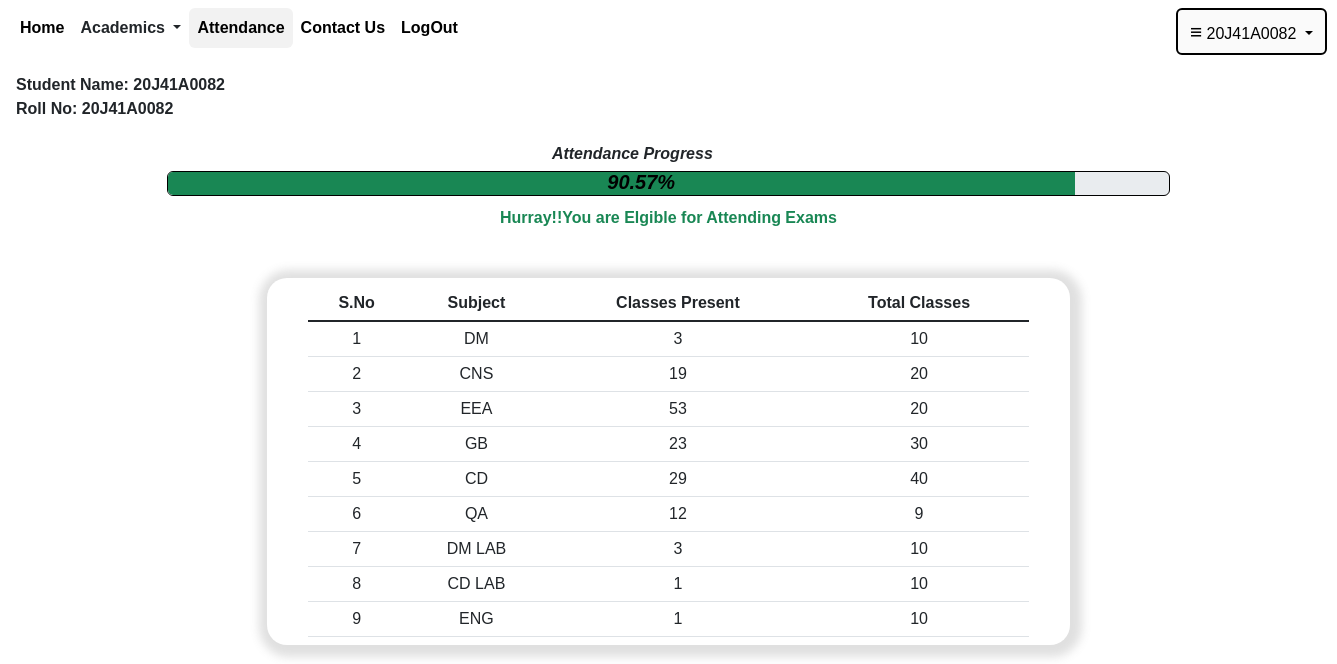
The page /attendance (signed in) on the database its author committed.
### user/models.py (models this page shows, shortened)
class Attendance(models.Model):
    username=models.ForeignKey(LoginDetails,on_delete=models.CASCADE)
    DM=models.IntegerField(default=0)
    CNS=models.IntegerField(default=0)
    EEA=models.IntegerField(default=0)
    GB=models.IntegerField(default=0)
    CD=models.IntegerField(default=0)
    QA=models.IntegerField(default=0)
    DM_LAB=models.IntegerField(default=0)
    CD_LAB=models.IntegerField(default=0)
    ENG_LAB=models.IntegerField(default=0)

class TotalAttendance(models.Model):
    Dept=models.CharField(max_length=20,default="",primary_key=True)
    DM_TOTAL=models.IntegerField(default=0)
    CNS_TOTAL=models.IntegerField(default=0)
    EEA_TOTAL=models.IntegerField(default=0)
    GB_TOTAL=models.IntegerField(default=0)
    CD_TOTAL=models.IntegerField(default=0)
    QA_TOTAL=models.IntegerField(default=0)
    DM_LAB_TOTAL=models.IntegerField(default=0)
    CD_LAB_TOTAL=models.IntegerField(default=0)
    ENG_LAB_TOTAL=models.IntegerField(default=0)

### user/views.py (the view)
# urls.py: path('attendance',views.attendance),
def attendance(request):
    uname=request.session.get('uname')
    name=request.session.get('name')
    a=TotalAttendance.objects.get(Dept="CSE")
    b=Attendance.objects.get(username=uname)
    sum1=0.0
    sum2=0.0
    for i in [b.DM,b.CNS,b.EEA,b.GB,b.CD,b.QA,b.DM_LAB,b.CD_LAB,b.ENG_LAB]:
        sum1=sum1+i
    for i in [a.DM_TOTAL,a.CNS_TOTAL,a.EEA_TOTAL,a.GB_TOTAL,a.CD_TOTAL,a.QA_TOTAL,a.DM_LAB_TOTAL,a.CD_LAB_TOTAL,a.ENG_LAB_TOTAL]:
        sum2=sum2+i
    percentage=round((sum1*100)/sum2,2)
    msg=""
    if(percentage>=65 and percentage<75):
        msg="You're Close to 75% Attendance,Come Regular to Improve"
    elif(percentage>=75):
        msg="Hurray!!You are Elgible for Attending Exams"
    elif(percentage<65):
        msg="You are in Dangerzone Come regular to avoid Detention"
    ans=round(percentage,2)
    return render(request,'attendance.html',{'uname':uname,'name':name,'a':a,'b':b,'msg':msg,'percentage':ans,'v1':ans})

### user/templates/attendance.html (shortened to what this page needs)
{% extends 'base.html' %}
{% block content %}
<p style="margin-top:10px; display:inline-block" class=" mx-3">
<strong>
    Student Name: {{name}} <br>
    Roll No: {{uname}}
</strong>
  </p>
<br>
<center>
    <p class="" style="display:inline-block;margin-bottom:5px;font-style:italic;">
        <b>Attendance Progress</b>
      </p>
        <p style="display:inline-block;position:relative;top:30px;right:110px;font-size:20px;color:black;margin:0px;padding:0px;"><i><b>{{percentage}}%</b></i></p>
<div class="progress-stacked" style="width:75%;height:25px;margin-bottom:10px;border: 1px solid black">
    <div class="progress" role="progressbar" aria-label="Segment one" aria-valuenow="33" aria-valuemin="0" aria-valuemax="100" style="width: {{v1}}%;height:25px;">
      {% if v1 < 40 %}
      <div class="progress-bar bg-danger"></div>
      {% elif v1 < 70 %}
      <div class="progress-bar bg-warning"></div>
      {% elif v1 >= 70%}
      <div class="progress-bar bg-success"></div>
      {% endif %}
    </div>
  </div>
  <strong class="text-success">{{msg}}</strong>
  <br>
  <div class="mx-2 my-5 midd cont" style="border-radius:20px;">
<table class="table mx-3 my-2 table-hover tab">
    <thead>
      <tr>
        <th scope="col">S.No</th>
        <th>Subject</th>
        <th>Classes Present</th>
        <th>Total Classes</th>
      </tr>
    </thead>
    <tbody class="table-group-divider">
      <tr>
        <td>1</td>
        <td>DM</td>
        <td>{{b.DM}}</td>
        <td>{{a.DM_TOTAL}}</td>
      </tr>
      <tr>
        <td>2</td>
        <td>CNS</td>
        <td>{{b.CNS}}</td>
        <td>{{a.CNS_TOTAL}}</td>
      </tr>
      <tr>
        <td>3</td>
        <td>EEA</td>
        <td>{{b.EEA}}</td>
        <td>{{a.EEA_TOTAL}}</td>
      </tr>
      <tr>
        <td>4</td>
        <td>GB</td>
        <td>{{b.GB}}</td>
        <td>{{a.GB_TOTAL}}</td>
      </tr>
      <tr>
        <td>5</td>
        <td>CD</td>
        <td>{{b.CD}}</td>
        <td>{{a.CD_TOTAL}}</td>
      </tr>
      <tr>
        <td>6</td>
        <td>QA</td>
        <td>{{b.QA}}</td>
        <td>{{a.QA_TOTAL}}</td>
      </tr>
      <tr>
        <td>7</td>
        <td>DM LAB</td>
        <td>{{b.DM_LAB}}</td>
        <td>{{a.DM_LAB_TOTAL}}</td>
      </tr>
      <tr>
        <td>8</td>
        <td>CD LAB</td>
        <td>{{b.CD_LAB}}</td>
        <td>{{a.CD_LAB_TOTAL}}</td>
      </tr>
      <tr>
        <td>9</td>
        <td>ENG</td>
        <td>{{b.ENG_LAB}}</td>
        <td>{{a.ENG_LAB_TOTAL}}</td>
      </tr>
    </tbody>
  </table>
</div>
</center>
   {% endblock %}

### rows shown on the page
Attendance: DM "3", CNS "19", EEA "53", GB "23", CD "29", QA "12", DM_LAB "3", CD_LAB "1", ENG_LAB "1"
TotalAttendance: DM_TOTAL "10", CNS_TOTAL "20", EEA_TOTAL "20", GB_TOTAL "30", CD_TOTAL "40", QA_TOTAL "9", DM_LAB_TOTAL "10", CD_LAB_TOTAL "10", ENG_LAB_TOTAL "10"

### other values the page prints
{{ uname }} "20J41A0082"
{{ name }} "20J41A0082"
{{ percentage }} "90.57"
{{ msg }} "Hurray!!You are Elgible for Attending Exams"
